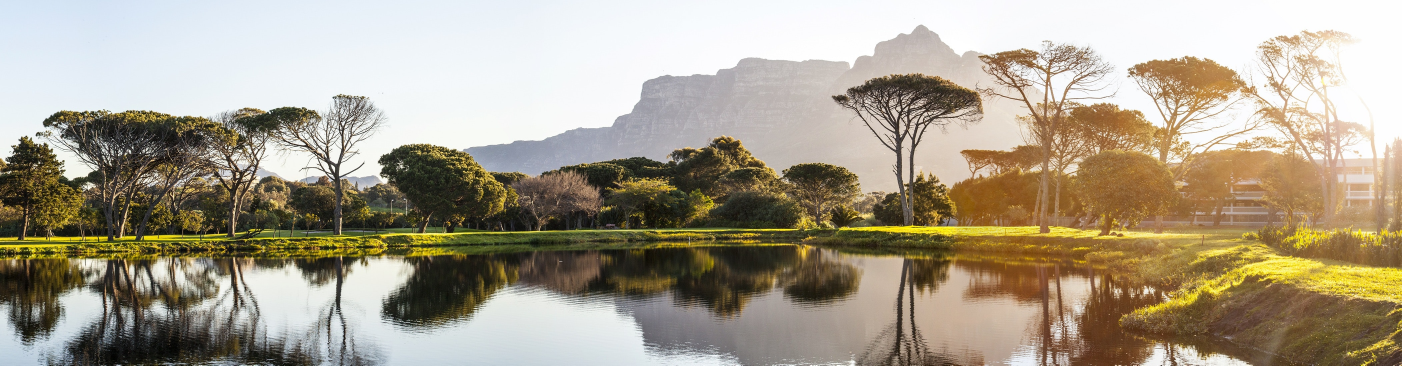
#> input picture input/lake.jpg, 4204 x 1096 px (shown at 1/3 size)
$ python seam_carving.py -resize -im input/lake.jpg -out out.png
#> lines starting #> are read from the running program, lines starting #| are printed output that depends on the picture


import numpy as np
import cv2
import argparse
import sys
import os
from scipy import ndimage as ndi

# Try to import numba for JIT compilation (optional, for performance)
try:
    from numba import jit
    HAS_NUMBA = True
except ImportError:
    HAS_NUMBA = False
    # Create a no-op decorator if numba is not available
    # [9 lines left out: function jit, not called in this run]

SEAM_COLOR = np.array([255, 200, 200])
SHOULD_DOWNSIZE = True
DOWNSIZE_WIDTH = 500
ENERGY_MASK_CONST = 100000.0              # large energy value for protective masking
MASK_THRESHOLD = 10                       # minimum pixel intensity for binary mask
USE_FORWARD_ENERGY = True                 # if True, use forward energy algorithm


# [9 lines left out: function visualize, not called in this run]

def resize(image, width):
    dim = None
    h, w = image.shape[:2]
    dim = (width, int(h * width / float(w)))
    return cv2.resize(image, dim)

def rotate_image(image, clockwise):
    k = 1 if clockwise else 3
    return np.rot90(image, k)


# [274 lines left out: functions backward_energy, forward_energy, add_seam, add_seam_grayscale, remove_seam, remove_seam_grayscale and 4 more, not called in this run]


def seam_carve(im, dy, dx, mask=None, vis=False, use_forward=True, step_callback=None):
    im = im.astype(np.float64)
    h, w = im.shape[:2]
    assert h + dy > 0 and w + dx > 0 and dy <= h and dx <= w

    if mask is not None:
        mask = mask.astype(np.float64)

    output = im

    if dx < 0:
        output, mask = seams_removal(output, -dx, mask, vis, use_forward=use_forward, step_callback=step_callback)

    elif dx > 0:
        output, mask = seams_insertion(output, dx, mask, vis, use_forward=use_forward, step_callback=step_callback)

    if dy < 0:
        output = rotate_image(output, True)
        if mask is not None:
            mask = rotate_image(mask, True)
        output, mask = seams_removal(output, -dy, mask, vis, rot=True, use_forward=use_forward, step_callback=step_callback)
        output = rotate_image(output, False)

    elif dy > 0:
        output = rotate_image(output, True)
        if mask is not None:
            mask = rotate_image(mask, True)
        output, mask = seams_insertion(output, dy, mask, vis, rot=True, use_forward=use_forward, step_callback=step_callback)
        output = rotate_image(output, False)

    return output


# [30 lines left out: function object_removal, not called in this run]


if __name__ == '__main__':
    ap = argparse.ArgumentParser()
    group = ap.add_mutually_exclusive_group(required=True)
    group.add_argument("-resize", action='store_true')
    group.add_argument("-remove", action='store_true')

    ap.add_argument("-im", help="Path to image", required=True)
    ap.add_argument("-out", help="Output file name", required=True)
    ap.add_argument("-mask", help="Path to (protective) mask")
    ap.add_argument("-rmask", help="Path to removal mask")
    ap.add_argument("-dy", help="Number of vertical seams to add/subtract", type=int, default=0)
    ap.add_argument("-dx", help="Number of horizontal seams to add/subtract", type=int, default=0)
    ap.add_argument("-vis", help="Visualize the seam removal process", action='store_true')
    ap.add_argument("-hremove", help="Remove horizontal seams for object removal", action='store_true')
    ap.add_argument("-backward_energy", help="Use backward energy map (default is forward)", action='store_true')
    args = vars(ap.parse_args())

    IM_PATH, MASK_PATH, OUTPUT_NAME, R_MASK_PATH = args["im"], args["mask"], args["out"], args["rmask"]

    # Normalize path (handle relative paths)
    IM_PATH = os.path.normpath(IM_PATH)

    # Check if input image exists
    if not os.path.exists(IM_PATH):
        print(f"Error: Image file not found: {IM_PATH}")
        print(f"Current directory: {os.getcwd()}")

        # Try to suggest similar files
        if os.path.dirname(IM_PATH):
            search_dir = os.path.dirname(IM_PATH)
            if os.path.exists(search_dir):
                print(f"\nFiles in '{search_dir}':")
                try:
                    files = [f for f in os.listdir(search_dir) if f.lower().endswith(('.jpg', '.jpeg', '.png', '.bmp'))]
                    if files:
                        for f in files[:10]:  # Show first 10
                            print(f"  - {os.path.join(search_dir, f)}")
                        if len(files) > 10:
                            print(f"  ... and {len(files) - 10} more")
                    else:
                        print("  (no image files found)")
                except:
                    pass

        print(f"\nPlease check the file path and try again.")
        sys.exit(1)

    im = cv2.imread(IM_PATH)
#> im is the input picture: shape (1096, 4204, 3); mean B, G, R 139.8, 158.4, 167.9
    if im is None:
        print(f"Error: Could not read image file: {IM_PATH}")
        print(f"The file exists but may be corrupted or in an unsupported format.")
        print(f"Supported formats: JPG, JPEG, PNG, BMP")
        sys.exit(1)

    # Normalize mask paths
    if MASK_PATH:
        MASK_PATH = os.path.normpath(MASK_PATH)
        if not os.path.exists(MASK_PATH):
            print(f"Warning: Mask file not found: {MASK_PATH}")
            MASK_PATH = None

    if R_MASK_PATH:
        R_MASK_PATH = os.path.normpath(R_MASK_PATH)
        if not os.path.exists(R_MASK_PATH):
            print(f"Warning: Removal mask file not found: {R_MASK_PATH}")
            R_MASK_PATH = None

    mask = cv2.imread(MASK_PATH, 0) if MASK_PATH else None
    if MASK_PATH and mask is None:
        print(f"Warning: Could not read mask file: {MASK_PATH}")
        mask = None

    rmask = cv2.imread(R_MASK_PATH, 0) if R_MASK_PATH else None
    if R_MASK_PATH and rmask is None:
        print(f"Warning: Could not read removal mask file: {R_MASK_PATH}")
        rmask = None

    USE_FORWARD_ENERGY = not args["backward_energy"]

    # downsize image for faster processing
    h, w = im.shape[:2]
#> h = 1096; w = 4204
    if SHOULD_DOWNSIZE and w > DOWNSIZE_WIDTH:
        im = resize(im, width=DOWNSIZE_WIDTH)
#> in resize, `return cv2.resize(image, dim)`:
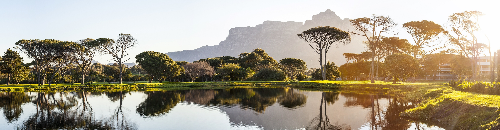
#> returned value: shape (130, 500, 3); mean of channels 0, 1, 2 139.6, 158.2, 167.7; drawn as B, G, R
        if mask is not None:
            mask = resize(mask, width=DOWNSIZE_WIDTH)
        if rmask is not None:
            rmask = resize(rmask, width=DOWNSIZE_WIDTH)

    # image resize mode
    if args["resize"]:
        dy, dx = args["dy"], args["dx"]
        assert dy is not None and dx is not None
        output = seam_carve(im, dy, dx, mask, args["vis"], USE_FORWARD_ENERGY)
        # Ensure output is uint8 before saving
        output = np.clip(output, 0, 255).astype(np.uint8)
        cv2.imwrite(OUTPUT_NAME, output)
        print(f"✓ Successfully saved result to: {OUTPUT_NAME}")

    # object removal mode
    elif args["remove"]:
        assert rmask is not None
        output = object_removal(im, rmask, mask, args["vis"], args["hremove"], USE_FORWARD_ENERGY)
        # Ensure output is uint8 before saving
        output = np.clip(output, 0, 255).astype(np.uint8)
        cv2.imwrite(OUTPUT_NAME, output)
        print(f"Successfully saved result to: {OUTPUT_NAME}")

$ run again, on input/bench.png
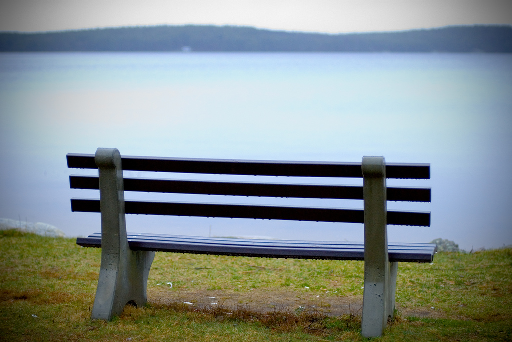
#> input picture input/bench.png, 512 x 342 px
#> im is the input picture: shape (342, 512, 3); mean B, G, R 145, 145.1, 134.1
#> in resize, `return cv2.resize(image, dim)`:
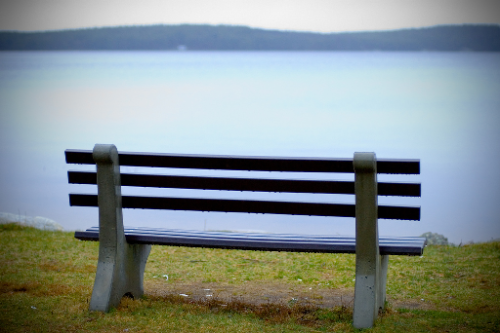
#> returned value: shape (333, 500, 3); mean of channels 0, 1, 2 144.9, 145, 134; drawn as B, G, R
#> im: shape (333, 500, 3) float64
